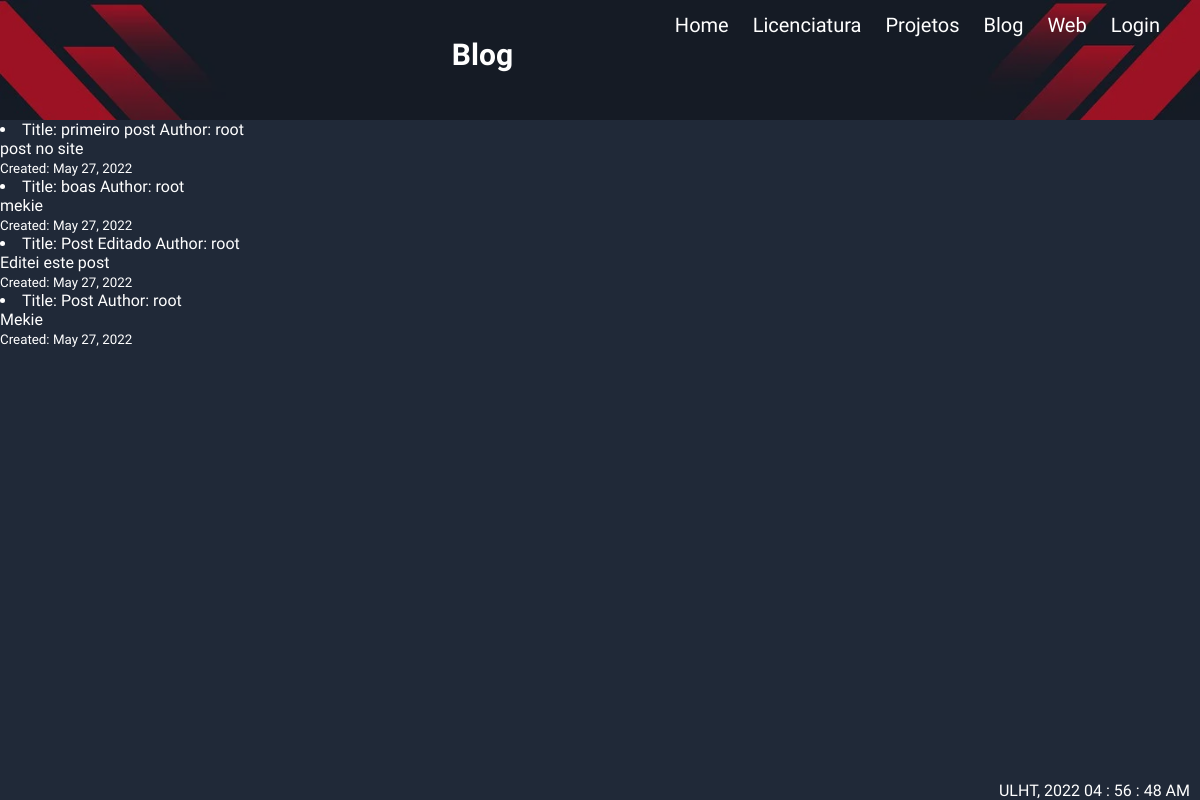
The page /blog on the database as committed earlier.
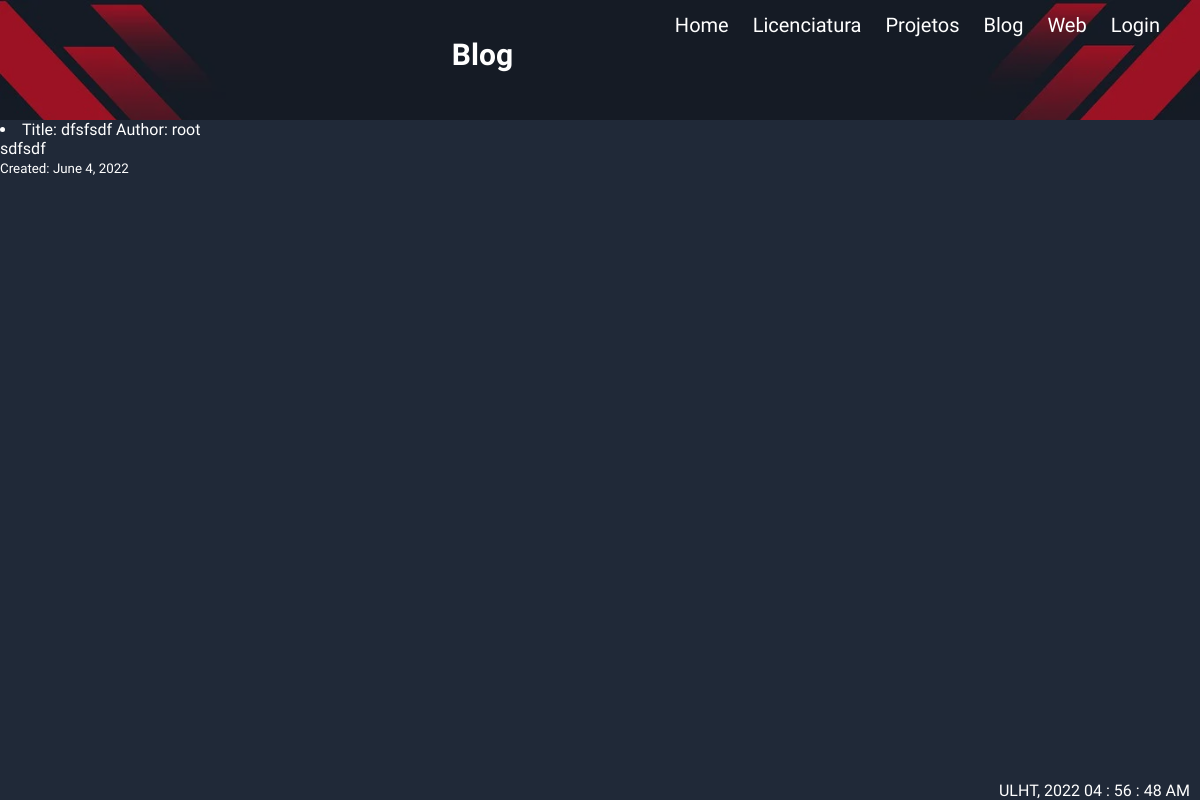
The same page on the database as committed later.
### portfolio/models.py (models this page shows, shortened)
class Post(models.Model):
    title = models.CharField(max_length = 255)
    author = models.ForeignKey(User, on_delete=models.CASCADE)
    body = models.TextField()
    post_date = models.DateField(auto_now_add= True)

### portfolio/views.py (the view)
# urls.py: path('blog', views.view_new_post, name='blog'),
def view_new_post(request):
    form = PostForm(request.POST or None, request.FILES)
    if form.is_valid():
        form.save()
        return HttpResponseRedirect(reverse('portfolio:blog'))
    context = {'form': form,
        'posts': Post.objects.all().order_by('post_date')
    }
    return render(request, 'portfolio/blog.html', context)

### portfolio/templates/portfolio/blog.html (shortened to what this page needs)
{% extends 'portfolio/layout.html' %}
{% block extrahead %}
{% load static %}
<link rel="stylesheet" href="{% static 'portfolio/css/login.css' %}">
{% endblock %}
{% block header %}
<div class="welcome-text">Blog</div>
{% endblock %}
{% block main %}
{% for post in posts %}
<li>Title: {{ post.title }}
    Author: {{ post.author }}<br>
    {{ post.body|slice:":50" }}<br>
    <small>Created: {{ post.post_date }}</small><br>
</li>
{% endfor %}
{% endblock %}

### portfolio/templates/portfolio/layout.html (shortened to what this page needs)
<!DOCTYPE html>
<html lang="pt">
{% load static %}
<html>
<head>
    {% load static %}
    <link rel="stylesheet" href="{% static 'portfolio/css/estilos.css' %}">
    {% block extrahead %}{% endblock %}
</head>
<body>
    <div class="page-layout">
        <header class="top-bar">
            <nav class="top-nav-bar" role="navigation">
                <ul>
                    <li><a href="{% url 'portfolio:home' %}">Home</a></li>
                    <li><a href="{% url 'portfolio:licenciatura' %}">Licenciatura</a></li>
                    <li><a href="{% url 'portfolio:projetos' %}">Projetos</a></li>
                    <li><a href="{% url 'portfolio:blog' %}">Blog</a></li>
                    <li><a href="{% url 'portfolio:quizz' %}">Web</a></li>
                    {% if request.user.is_authenticated %}
                    <li><a href="{% url 'portfolio:logout' %}">Logout</a></li>
                    {% else %}
                    <li><a href="{% url 'portfolio:login' %}">Login</a></li>
                    {% endif %}
                </ul>
                {% block header %}
                {% endblock header %}
            </nav>
        </header>
        <main class="main-body">
            {% block main %}
            {% endblock main %}
        </main>
        <footer class="bottom">
            <span>ULHT, 2022</span>
            <span id="hours">00</span>
            <span>:</span>
            <span id="minutes">00</span>
            <span>:</span>
            <span id="seconds">00</span>
            <span id="session">AM</span>
        </footer>
    </div>
</body>
</html>

### portfolio/static/portfolio/css/estilos.css (style rules this page uses)
* { font-family: 'Ubuntu', sans-serif; box-sizing: border-box; border: 0; margin: 0; padding: 0; }
.main-body { grid-area: main; height: 100%; width: 100%; color: white; }
.top-bar { height: 120px; background: url("/static/portfolio/images/banner.webp"); background-size: cover; grid-area: nav; }
.bottom { grid-area: bot; }
.welcome-text { font-weight: bold; font-size: 30px; padding-top: 30px; text-align: center; padding-left: 300px; color:white; }
body { background-color:#202938; display: grid; min-height: 100vh; margin: 0; grid-template-rows: auto 1fr auto; grid-template-areas: 'nav' 'main' 'bot'; }
.top-nav-bar a { box-shadow: inset 0 0 0 0 grey; font-size: 20px; color: white; margin: 5px; padding: 5px; transition: color .3s ease-in-out, box-shadow .3s ease-in-out; text-decoration: none; }
footer { position:fixed; color:white; padding: 0 10px; bottom: 0; right: 0%; }
nav { width: 100%; height: 120px; background-color: #0005; line-height: 50px; }
nav ul { float: right; margin-right: 30px; }
nav ul li { list-style-type: none; display: inline-block; transition: 0.7s all; }

Rows that differ between the two databases and show on the page:
removed Post: title "primeiro post", author "root", body "post no site", post_date "May 27, 2022"
removed Post: title "boas", author "root", body "mekie", post_date "May 27, 2022"
removed Post: title "Post Editado", author "root", body "Editei este post", post_date "May 27, 2022"
removed Post: title "Post", author "root", body "Mekie", post_date "May 27, 2022"
added Post: title "dfsfsdf", author "root", body "sdfsdf", post_date "June 4, 2022"
